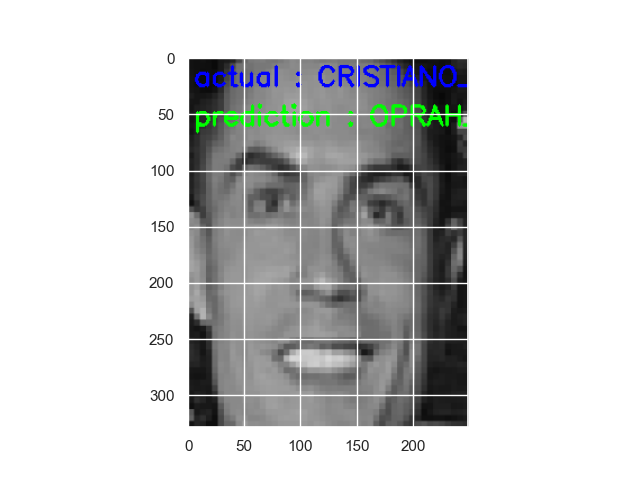
#> input picture output/lbp-faces/face-115.png, 640 x 480 px, given as the content of the folder dataset2, which was not available
$ jupyter execute --allow-errors train_validate_lbph.ipynb   (shell and % lines are left out)   (text cells are left out)
#> lines starting #> are read from the running program, lines starting #| are printed output that depends on the picture; pictures that were not available may be replaced by others from this repository, and a replacement may not be noted
[cell 1]
import cv2
import os
import numpy as np
import pickle
from sklearn.model_selection import train_test_split
from sklearn.metrics import log_loss
from sklearn.metrics import classification_report

[cell 2]
def read_images_and_labels(dataset_path, img_size=(200, 200)):
    images = []
    labels = []
    label_map = {}
    label_counter = 0

    for person_name in os.listdir(dataset_path):
        person_path = os.path.join(dataset_path, person_name)
        if not os.path.isdir(person_path):
            continue

        for image_name in os.listdir(person_path):
            image_path = os.path.join(person_path, image_name)
            image = cv2.imread(image_path, cv2.IMREAD_GRAYSCALE)
            if image is None:
                continue

            # Resize the image to ensure all images have the same dimensions
            image = cv2.resize(image, img_size)

            if person_name not in label_map:
                label_map[person_name] = label_counter
                label_counter += 1

            label = label_map[person_name]
            images.append(image)
            labels.append(label)

    return images, labels, label_map

[cell 3]
def augment_data(images, labels):
    augmented_images = []
    augmented_labels = []

    for image, label in zip(images, labels):
        augmented_images.append(image)
        augmented_labels.append(label)

        # Flip horizontally
        flipped_image = cv2.flip(image, 1)
        augmented_images.append(flipped_image)
        augmented_labels.append(label)

        # Rotate
        rows, cols = image.shape
        M = cv2.getRotationMatrix2D((cols / 2, rows / 2), 15, 1)
        rotated_image = cv2.warpAffine(image, M, (cols, rows))
        augmented_images.append(rotated_image)
        augmented_labels.append(label)

        # Scale
        scaled_image = cv2.resize(image, (int(cols * 1.2), int(rows * 1.2)))
        scaled_image = cv2.resize(scaled_image, (cols, rows))
        augmented_images.append(scaled_image)
        augmented_labels.append(label)

    return augmented_images, augmented_labels

[cell 4]
# Specify the path to your dataset
dataset_path = "dataset2"

# Read images and labels
images, labels, label_map = read_images_and_labels(dataset_path)

[cell 5]
# Augment data
images, labels = augment_data(images, labels)

[cell 6]
# Convert to numpy arrays
images = np.array(images)
labels = np.array(labels)

#> (a cell that did not finish here is left out)

[cell 8]
# Create the LBPH face recognizer with tuned parameters
recognizer = cv2.face.LBPHFaceRecognizer_create(radius=1, neighbors=8, grid_x=8, grid_y=8)

[cell 9]
# [24 lines left out: function calculate_metrics, not called in this run]

[cell 10]
# [16 lines left out: function calculate_metrics2, not called in this run]

[cell 11]
# Custom training loop with logging
num_epochs = 1  # Define the number of epochs
num_classes = len(np.unique(labels))  # Get the number of unique classes
print(num_classes)
#> (the rest of this cell did not finish here and is left out)

[cell 12]
# Save the trained model
recognizer.save('lbph_face_recognizer_model.yml')

# Save the label map
with open('label_map.pkl', 'wb') as f:
    pickle.dump(label_map, f)

[cell 13]
from sklearn.metrics import f1_score
from sklearn.preprocessing import LabelEncoder
from sklearn.model_selection import train_test_split
from sklearn.metrics import classification_report
from imutils import paths
from collections import Counter
import matplotlib.pyplot as plt
import scipy.stats as stats
import numpy as np
import math
import imutils
import time
import cv2
import os

[cell 14]
def face_detection(image):
  cascadePath = "haarcascade_frontalface_default.xml"
  detector = cv2.CascadeClassifier(cascadePath)

  gray = cv2.cvtColor(image, cv2.COLOR_BGR2GRAY)
  rects = detector.detectMultiScale(gray, scaleFactor=1.05,
	minNeighbors=10, minSize=(30, 30),
	flags=cv2.CASCADE_SCALE_IMAGE)

  return rects

[cell 15]
def load_face_dataset(inputPath, minSamples = 15):
  # get all the image paths in the dataset folder structure and grab
  # the name(i.e. groundtruth) of all the images and count each of them
  # and then put all of the groundtruths into a list
#> called with inputPath = 'data_db', minSamples = 15
  imagePaths = list(paths.list_images(inputPath))
  names = [p.split(os.path.sep)[-2] for p in imagePaths]
  (names , counts) = np.unique(names , return_counts = True)
  names = names.tolist()

  faces = []
  labels = []
  bad = []

  # loop over all of the image paths
  for imagePath in imagePaths:
    # read the image and grab the image label
    image = cv2.imread(imagePath)
#> image is the input picture: shape (480, 640, 3); mean B, G, R 207.3, 207.2, 205.7
    name = imagePath.split(os.path.sep)[-2]
    # print('load_face_dataset img : '+ name)
    # check whether the count of this specific label is
    # below our minSamples threshold or not
    # if counts[names.index(name)] < minSamples:
    #  continue

    # perform face detection
    boxes = face_detection(image)
#> in face_detection, `rects = detector.detectMultiScale(gray, scaleFactor=1.05, minNeighbors..`: rects = [[172, 81, 314, 314]]
#> boxes = [[172, 81, 314, 314]]

    if not np.any(boxes):
      bad.append(name)

    # loop over the bounding boxes
    for (x , y , w , h) in boxes:
      try:
        # extract the face ROI, resize it and convert
        # it into grayscale format
        faceROI = image[y:y+h , x:x+w]
        faceROI = cv2.resize(faceROI , (47 , 62))
        faceROI = cv2.cvtColor(faceROI , cv2.COLOR_BGR2GRAY)

        # update the faces and labels list
        faces.append(faceROI)
        labels.append(name)
      except:
        bad.append(name)
        continue
#> this loop made 1 pass
#> pass 1, in load_face_dataset, `faceROI = image[y:y+h , x:x+w]`:
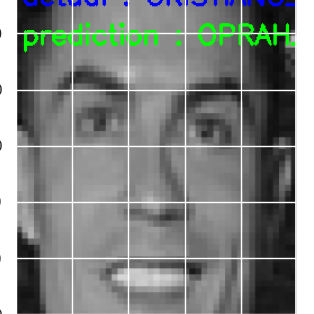
#> faceROI: shape (314, 314, 3); mean B, G, R 129, 132.1, 127.3
#> pass 1, in load_face_dataset, `faceROI = cv2.resize(faceROI , (47 , 62))`:
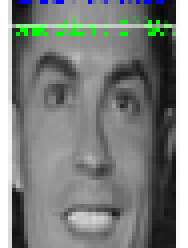
#> faceROI: shape (62, 47, 3) (shown 4 times larger); mean B, G, R 126.9, 129.3, 125.5
#> pass 1, in load_face_dataset, `faceROI = cv2.cvtColor(faceROI , cv2.COLOR_BGR2GRAY)`:
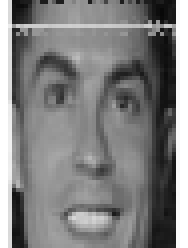
#> faceROI: shape (62, 47) (shown 4 times larger); min 8, max 255, mean 127.9
#> after the loop, bad = []; faces = 1 item; labels = ['_only']
  # convert the faces and labels lists into Numpy array
  faces = np.array(faces)
  labels = np.array(labels)

  print('bad detect is ' )
  print(bad)
  return (faces , labels)

[cell 16]
#TEST
imagePaths = list(paths.list_images('data_db2'))
names = [p.split(os.path.sep)[-2] for p in imagePaths]
(names , counts) = np.unique(names , return_counts = True)
names = names.tolist()
print(names)

# loop over all of the image paths
for imagePath in imagePaths:
    name = imagePath.split(os.path.sep)[-2]
    print(name)

[cell 17]
# confusion_matrix
from sklearn.metrics import confusion_matrix
from collections import Counter
import seaborn as sns

sns.set()

# [35 lines left out: function cus_confusion_matrix, not called in this run]

[cell 18]
def cross_validation(input_data , cv = 5 , test_size = 0.30 , output = True , save_model=False):
  epoch = 0
  # initialize the f1-scores list
  f1_scores = []
  # grab some random numbers between 0 and 100
  #random_states = np.random.randint(low = 0, high = 100 , size = cv , dtype = int)

  # Fixed
  random_states = [42]
  #print(random_states)

  # extract faces and label from dataset
  print('load_face_dataset')
  (faces , labels) = load_face_dataset(input_data)

  # encode the labels
  le = LabelEncoder()
  labels = le.fit_transform(labels)
#> labels = [0]

  # Count the number of instances per class
  label_counts = Counter(labels)
#> label_counts = {0: 1}
  print(random_states)
  print(labels)
#| [0]
  print(label_counts.values())
#| dict_values([1])

  # do the training process based on the number of
  # random_states
  for random_state in random_states:
    # split the data into training and test set
    X_train , X_test , y_train , y_test = train_test_split(faces , labels , test_size = test_size,
                                                          stratify = labels , random_state = random_state)

    # define and train the LBP model
    print("[INFO] training face recognizer...")
    recognizer = cv2.face.LBPHFaceRecognizer_create(
        radius = 2 , neighbors = 16 , grid_x = 9 , grid_y  = 9)

    start = time.time()
    recognizer.train(X_train , y_train)
    end = time.time()
    print("[INFO] training took {:.4f} seconds".format(end - start))

    # initialize our predictions and confidence lists
    print("[INFO] gathering predictions...")
    predictions = []
    confidences = []

    # loop over the test data
    for i in range(0 , len(X_test)):
      # classify the face and update the predictions
      # and confidence scores
      (prediction, confidence) = recognizer.predict(X_test[i])
      predictions.append(prediction)
      confidences.append(confidence)

    # measure how long making predictions took
    end = time.time()
    print("[INFO] inference took {:.4f} seconds".format(end - start))
    # print(confidences)
    # show the classification report
    print(classification_report(y_test, predictions, target_names=le.classes_))

    # collect and append the calculated f1-score based on this
    # random state
    f1_scores.append(f1_score(y_test,predictions,average="macro"))

    cus_confusion_matrix(faces, y_test, predictions)
#> after the loop, f1_scores = []

  # convert the f1-scores list into Numpy array
  f1_scores = np.array(f1_scores , dtype="float32")

  print("[INFO] generate a sample of testing data")
  if output:
    # generate a sample of testing data
    idxs = np.random.choice(range(0 , len(X_test)) , size = 10 , replace = False)

    for i in idxs:
      # grab the actual and predicted name
      predName = le.inverse_transform([predictions[i]])[0]
      actualName = le.classes_[y_test[i]]

      # grab the face image, convert back it from 1 channel
      # into 3 channels and then resize it
      face = np.dstack([X_test[i]] * 3)
      face = imutils.resize(face , width = 250)

      # draw the actual and predicted name on the image
      cv2.putText(face , "actual : {}".format(actualName) , (5 , 25),
                  cv2.FONT_HERSHEY_SIMPLEX , 0.8 , (0 , 0 , 255) , 2)
      cv2.putText(face , "prediction : {}".format(predName) , (5 , 60),
                  cv2.FONT_HERSHEY_SIMPLEX , 0.8 , (0 , 255 , 0) , 2)

      # display the result image and the save it into
      # the desired directory
      plt.imshow(face , cmap="gray")
      plt.savefig("output/lbp-faces/face-{}.png".format(i))
    # save the model

  if save_model:
    # save the model
    recognizer.save("face-recognizer-model.yml")

  return f1_scores

$ run again, on output/lbp-faces/face-266.png
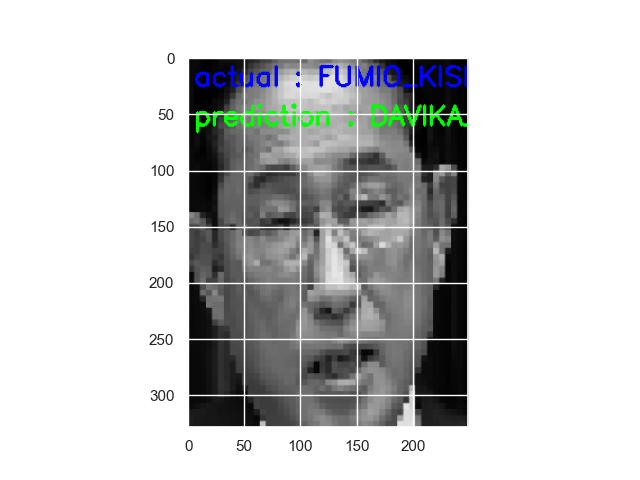
#> input picture output/lbp-faces/face-266.png, 640 x 480 px, given as the content of the folder dataset2, which was not available
#> in load_face_dataset, image is the input picture: shape (480, 640, 3); mean B, G, R 202.6, 202.6, 201
#> rects = [[173, 88, 314, 314]]
#> the loop in load_face_dataset, `for (x , y , w , h) in boxes:` made 1 pass
#> pass 1, in load_face_dataset, `faceROI = image[y:y+h , x:x+w]`:
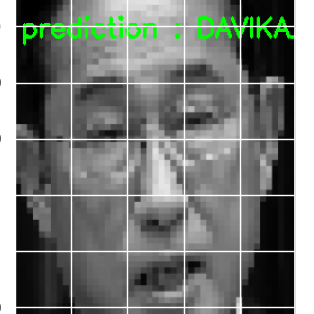
#> faceROI: shape (314, 314, 3); mean B, G, R 116.3, 121.2, 116.3
#> pass 1, in load_face_dataset, `faceROI = cv2.cvtColor(faceROI , cv2.COLOR_BGR2GRAY)`:
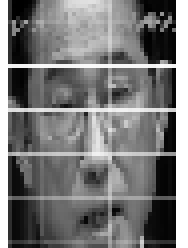
#> faceROI: shape (62, 47) (shown 4 times larger); min 0, max 255, mean 120.2
#> after the loop in load_face_dataset, `for (x , y , w , h) in boxes:`: bad = []; faces = 1 item; labels = ['_only']
#> in cross_validation, `labels = le.fit_transform(labels)`: labels = [0]
#> label_counts = {0: 1}
#| [0]
#| dict_values([1])
#> after the loop in cross_validation, `for random_state in random_states:`: f1_scores = []

$ run again, on output/lbp-faces/face-46.png
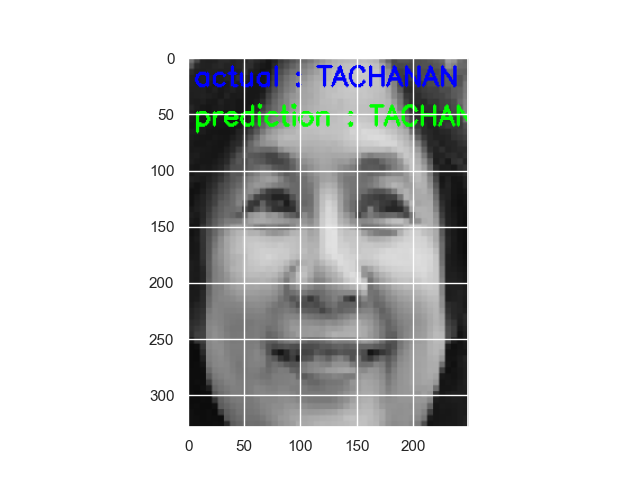
#> input picture output/lbp-faces/face-46.png, 640 x 480 px, given as the content of the folder dataset2, which was not available
#> in load_face_dataset, image is the input picture: shape (480, 640, 3); mean B, G, R 211.2, 211.1, 209.6
#> rects = [[170, 81, 320, 320]]
#> the loop in load_face_dataset, `for (x , y , w , h) in boxes:` made 1 pass
#> pass 1, in load_face_dataset, `faceROI = image[y:y+h , x:x+w]`:
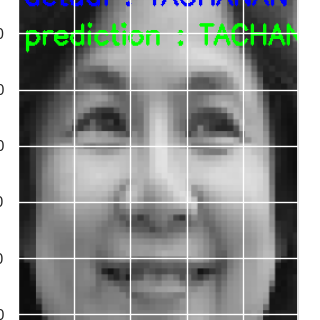
#> faceROI: shape (320, 320, 3); mean B, G, R 141.8, 144.9, 140.3
#> pass 1, in load_face_dataset, `faceROI = cv2.cvtColor(faceROI , cv2.COLOR_BGR2GRAY)`:
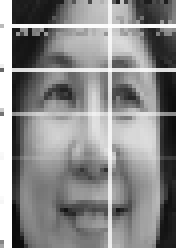
#> faceROI: shape (62, 47) (shown 4 times larger); min 11, max 255, mean 144.4
#> after the loop in load_face_dataset, `for (x , y , w , h) in boxes:`: bad = []; faces = 1 item; labels = ['_only']
#> in cross_validation, `labels = le.fit_transform(labels)`: labels = [0]
#> label_counts = {0: 1}
#| [0]
#| dict_values([1])
#> after the loop in cross_validation, `for random_state in random_states:`: f1_scores = []
